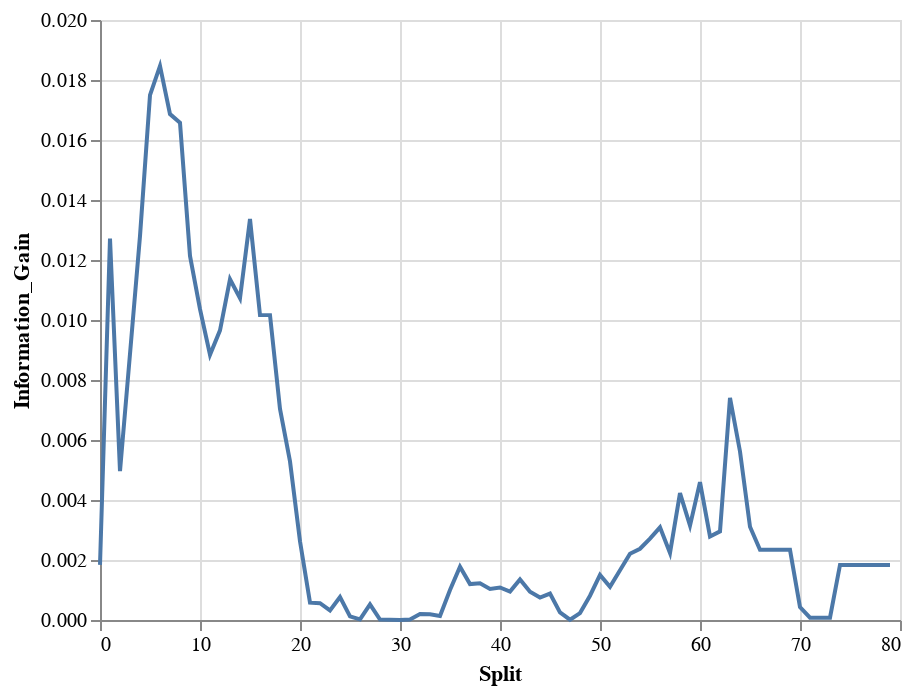

Write notebook code for a chart like this one.
### Code cell
alt.Chart(entropy_df).mark_line().encode(
    x = "Split",
    y = "Information_Gain"
)

### Figure 1 — Vega-Lite specification as saved in the notebook (floating-point values rounded to 4 significant figures)
{"config": {"view": {"continuousWidth": 400, "continuousHeight": 300}}, "data": {"name": "data-bc26ec442ad8c17ddcba2f9613ffbb00"}, "mark": "line", "encoding": {"x": {"type": "quantitative", "field": "Split"}, "y": {"type": "quantitative", "field": "Information_Gain"}}, "$schema": "https://vega.github.io/schema/vega-lite/v4.0.2.json", "datasets": {"data-bc26ec442ad8c17ddcba2f9613ffbb00": [{"Split": 0, "Left_Entropy": 0.0, "Right_Entropy": 0.973, "Information_Gain": 0.001836}, {"Split": 1, "Left_Entropy": 0.5917, "Right_Entropy": 0.9682, "Information_Gain": 0.01272}, {"Split": 2, "Left_Entropy": 0.9544, "Right_Entropy": 0.969, "Information_Gain": 0.004962}, {"Split": 3, "Left_Entropy": 0.9183, "Right_Entropy": 0.9667, "Information_Gain": 0.008873}, {"Split": 4, "Left_Entropy": 0.9097, "Right_Entropy": 0.9638, "Information_Gain": 0.0128}, {"Split": 5, "Left_Entropy": 0.8757, "Right_Entropy": 0.9613, "Information_Gain": 0.0175}, {"Split": 6, "Left_Entropy": 0.8787, "Right_Entropy": 0.9604, "Information_Gain": 0.01847}, {"Split": 7, "Left_Entropy": 0.9044, "Right_Entropy": 0.9606, "Information_Gain": 0.01686}, {"Split": 8, "Left_Entropy": 0.9183, "Right_Entropy": 0.9601, "Information_Gain": 0.01657}, {"Split": 9, "Left_Entropy": 0.9629, "Right_Entropy": 0.9612, "Information_Gain": 0.01214}, {"Split": 10, "Left_Entropy": 0.9745, "Right_Entropy": 0.962, "Information_Gain": 0.01036}, {"Split": 11, "Left_Entropy": 0.9843, "Right_Entropy": 0.9626, "Information_Gain": 0.008842}, {"Split": 12, "Left_Entropy": 0.9816, "Right_Entropy": 0.962, "Information_Gain": 0.009654}, {"Split": 13, "Left_Entropy": 0.9757, "Right_Entropy": 0.9607, "Information_Gain": 0.01136}, {"Split": 14, "Left_Entropy": 0.9829, "Right_Entropy": 0.9603, "Information_Gain": 0.01072}, {"Split": 15, "Left_Entropy": 0.9763, "Right_Entropy": 0.958, "Information_Gain": 0.01337}, {"Split": 16, "Left_Entropy": 0.9928, "Right_Entropy": 0.9585, "Information_Gain": 0.01016}, {"Split": 17, "Left_Entropy": 0.9954, "Right_Entropy": 0.9573, "Information_Gain": 0.01016}, {"Split": 18, "Left_Entropy": 1.0, "Right_Entropy": 0.9584, "Information_Gain": 0.007036}, {"Split": 19, "Left_Entropy": 0.999, "Right_Entropy": 0.959, "Information_Gain": 0.005286}, {"Split": 20, "Left_Entropy": 0.9943, "Right_Entropy": 0.963, "Information_Gain": 0.002622}, {"Split": 21, "Left_Entropy": 0.9843, "Right_Entropy": 0.9684, "Information_Gain": 0.0005789}, {"Split": 22, "Left_Entropy": 0.9834, "Right_Entropy": 0.968, "Information_Gain": 0.0005595}, {"Split": 23, "Left_Entropy": 0.9808, "Right_Entropy": 0.9692, "Information_Gain": 0.0003185}, {"Split": 24, "Left_Entropy": 0.9835, "Right_Entropy": 0.9659, "Information_Gain": 0.0007634}, {"Split": 25, "Left_Entropy": 0.9775, "Right_Entropy": 0.9704, "Information_Gain": 0.0001222}, {"Split": 26, "Left_Entropy": 0.9752, "Right_Entropy": 0.9721, "Information_Gain": 2.23e-05}, {"Split": 27, "Left_Entropy": 0.9807, "Right_Entropy": 0.9661, "Information_Gain": 0.0005201}, {"Split": 28, "Left_Entropy": 0.9747, "Right_Entropy": 0.9723, "Information_Gain": 1.38e-05}, {"Split": 29, "Left_Entropy": 0.9745, "Right_Entropy": 0.9724, "Information_Gain": 1.081e-05}, {"Split": 30, "Left_Entropy": 0.9732, "Right_Entropy": 0.974, "Information_Gain": 1.479e-06}, {"Split": 31, "Left_Entropy": 0.9746, "Right_Entropy": 0.9718, "Information_Gain": 1.893e-05}, {"Split": 32, "Left_Entropy": 0.9769, "Right_Entropy": 0.9673, "Information_Gain": 0.0001968}, {"Split": 33, "Left_Entropy": 0.9767, "Right_Entropy": 0.9671, "Information_Gain": 0.0001923}, {"Split": 34, "Left_Entropy": 0.9761, "Right_Entropy": 0.9679, "Information_Gain": 0.0001357}, {"Split": 35, "Left_Entropy": 0.9798, "Right_Entropy": 0.9557, "Information_Gain": 0.001002}, {"Split": 36, "Left_Entropy": 0.9811, "Right_Entropy": 0.9464, "Information_Gain": 0.001775}, {"Split": 37, "Left_Entropy": 0.9797, "Right_Entropy": 0.9514, "Information_Gain": 0.001198}, {"Split": 38, "Left_Entropy": 0.9796, "Right_Entropy": 0.9501, "Information_Gain": 0.001225}, {"Split": 39, "Left_Entropy": 0.9788, "Right_Entropy": 0.951, "Information_Gain": 0.001034}, {"Split": 40, "Left_Entropy": 0.9786, "Right_Entropy": 0.9486, "Information_Gain": 0.001084}, {"Split": 41, "Left_Entropy": 0.9782, "Right_Entropy": 0.9497, "Information_Gain": 0.00095}, {"Split": 42, "Left_Entropy": 0.9787, "Right_Entropy": 0.9422, "Information_Gain": 0.001351}, {"Split": 43, "Left_Entropy": 0.9778, "Right_Entropy": 0.9474, "Information_Gain": 0.0009422}, {"Split": 44, "Left_Entropy": 0.9772, "Right_Entropy": 0.9495, "Information_Gain": 0.0007493}, {"Split": 45, "Left_Entropy": 0.9773, "Right_Entropy": 0.9449, "Information_Gain": 0.0008819}, {"Split": 46, "Left_Entropy": 0.9755, "Right_Entropy": 0.9591, "Information_Gain": 0.0002524}, {"Split": 47, "Left_Entropy": 0.9732, "Right_Entropy": 0.976, "Information_Gain": 8.914e-06}, {"Split": 48, "Left_Entropy": 0.9752, "Right_Entropy": 0.9579, "Information_Gain": 0.0002303}, {"Split": 49, "Left_Entropy": 0.9765, "Right_Entropy": 0.9395, "Information_Gain": 0.0008095}, {"Split": 50, "Left_Entropy": 0.9772, "Right_Entropy": 0.9183, "Information_Gain": 0.001503}, {"Split": 51, "Left_Entropy": 0.9765, "Right_Entropy": 0.9241, "Information_Gain": 0.001108}, {"Split": 52, "Left_Entropy": 0.977, "Right_Entropy": 0.9044, "Information_Gain": 0.001657}, {"Split": 53, "Left_Entropy": 0.9774, "Right_Entropy": 0.8886, "Information_Gain": 0.00221}, {"Split": 54, "Left_Entropy": 0.9772, "Right_Entropy": 0.8722, "Information_Gain": 0.002375}, {"Split": 55, "Left_Entropy": 0.9773, "Right_Entropy": 0.8582, "Information_Gain": 0.002715}, {"Split": 56, "Left_Entropy": 0.9773, "Right_Entropy": 0.8338, "Information_Gain": 0.003089}, {"Split": 57, "Left_Entropy": 0.9767, "Right_Entropy": 0.8571, "Information_Gain": 0.002235}, {"Split": 58, "Left_Entropy": 0.9774, "Right_Entropy": 0.7642, "Information_Gain": 0.004229}, {"Split": 59, "Left_Entropy": 0.9768, "Right_Entropy": 0.795, "Information_Gain": 0.003147}, {"Split": 60, "Left_Entropy": 0.977, "Right_Entropy": 0.7025, "Information_Gain": 0.004595}, {"Split": 61, "Left_Entropy": 0.9761, "Right_Entropy": 0.7642, "Information_Gain": 0.002786}, {"Split": 62, "Left_Entropy": 0.9759, "Right_Entropy": 0.7219, "Information_Gain": 0.002953}, {"Split": 63, "Left_Entropy": 0.9768, "Right_Entropy": 0.3912, "Information_Gain": 0.007403}, {"Split": 64, "Left_Entropy": 0.9762, "Right_Entropy": 0.4395, "Information_Gain": 0.005618}, {"Split": 65, "Left_Entropy": 0.9753, "Right_Entropy": 0.5436, "Information_Gain": 0.003108}, {"Split": 66, "Left_Entropy": 0.9749, "Right_Entropy": 0.5917, "Information_Gain": 0.002339}, {"Split": 67, "Left_Entropy": 0.9749, "Right_Entropy": 0.5917, "Information_Gain": 0.002339}, {"Split": 68, "Left_Entropy": 0.9749, "Right_Entropy": 0.5917, "Information_Gain": 0.002339}, {"Split": 69, "Left_Entropy": 0.9749, "Right_Entropy": 0.5917, "Information_Gain": 0.002339}, {"Split": 70, "Left_Entropy": 0.974, "Right_Entropy": 0.8113, "Information_Gain": 0.0004294}, {"Split": 71, "Left_Entropy": 0.9734, "Right_Entropy": 1.0, "Information_Gain": 7.553e-05}, {"Split": 72, "Left_Entropy": 0.9734, "Right_Entropy": 1.0, "Information_Gain": 7.553e-05}, {"Split": 73, "Left_Entropy": 0.9734, "Right_Entropy": 1.0, "Information_Gain": 7.553e-05}, {"Split": 74, "Left_Entropy": 0.973, "Right_Entropy": 0.0, "Information_Gain": 0.001836}, {"Split": 75, "Left_Entropy": 0.973, "Right_Entropy": 0.0, "Information_Gain": 0.001836}, {"Split": 76, "Left_Entropy": 0.973, "Right_Entropy": 0.0, "Information_Gain": 0.001836}, {"Split": 77, "Left_Entropy": 0.973, "Right_Entropy": 0.0, "Information_Gain": 0.001836}, {"Split": 78, "Left_Entropy": 0.973, "Right_Entropy": 0.0, "Information_Gain": 0.001836}, {"Split": 79, "Left_Entropy": 0.973, "Right_Entropy": 0.0, "Information_Gain": 0.001836}]}}
